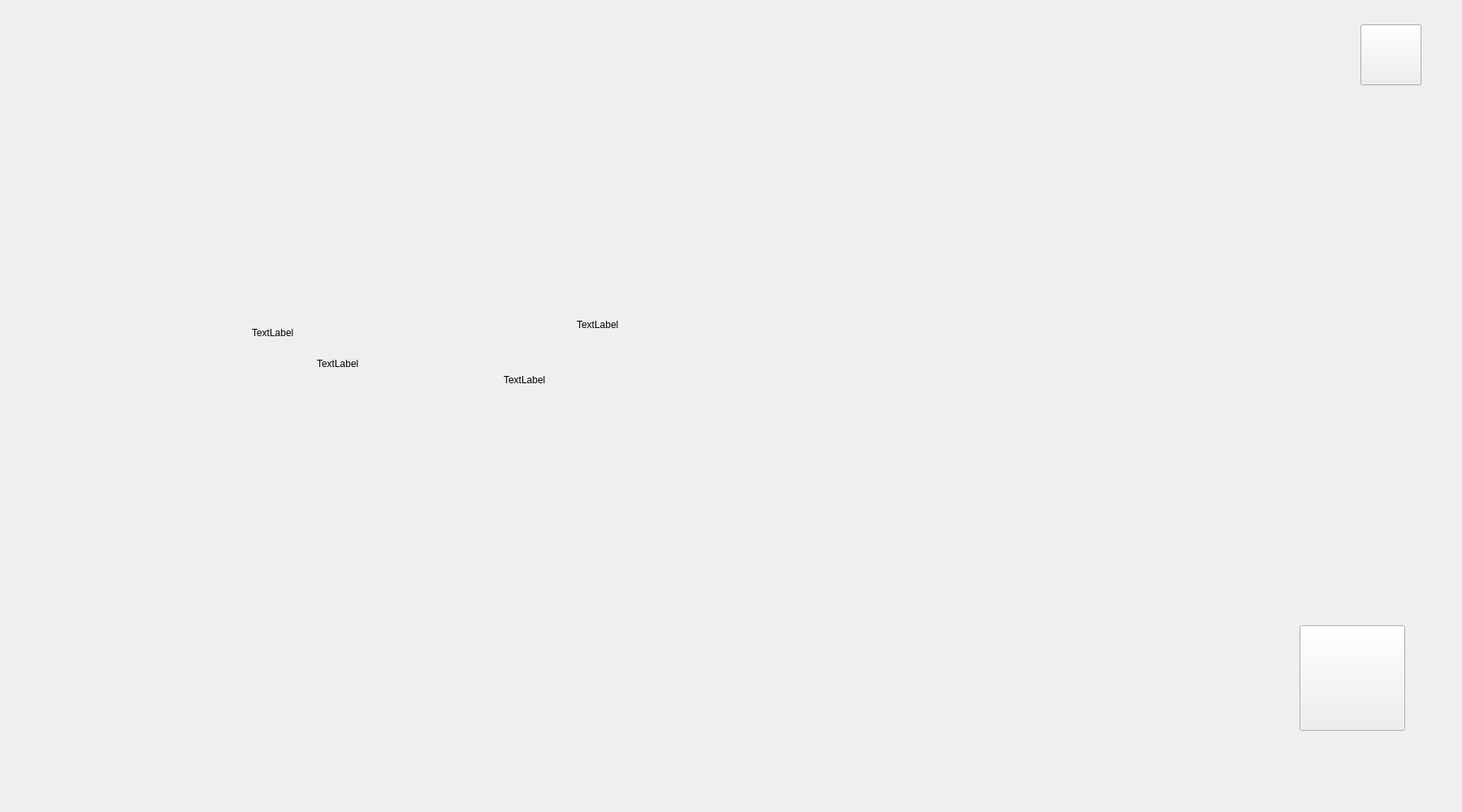
<?xml version="1.0" encoding="UTF-8"?>
<ui version="4.0">
 <class>choose_season</class>
 <widget class="QWidget" name="choose_season">
  <property name="geometry">
   <rect>
    <x>0</x>
    <y>0</y>
    <width>1800</width>
    <height>1000</height>
   </rect>
  </property>
  <property name="windowTitle">
   <string>Form</string>
  </property>
  <widget class="QLabel" name="spring">
   <property name="geometry">
    <rect>
     <x>310</x>
     <y>260</y>
     <width>500</width>
     <height>300</height>
    </rect>
   </property>
   <property name="text">
    <string>TextLabel</string>
   </property>
  </widget>
  <widget class="QLabel" name="summer">
   <property name="geometry">
    <rect>
     <x>710</x>
     <y>250</y>
     <width>500</width>
     <height>300</height>
    </rect>
   </property>
   <property name="text">
    <string>TextLabel</string>
   </property>
  </widget>
  <widget class="QLabel" name="autumn">
   <property name="geometry">
    <rect>
     <x>620</x>
     <y>460</y>
     <width>72</width>
     <height>15</height>
    </rect>
   </property>
   <property name="text">
    <string>TextLabel</string>
   </property>
  </widget>
  <widget class="QLabel" name="winter">
   <property name="geometry">
    <rect>
     <x>390</x>
     <y>440</y>
     <width>72</width>
     <height>15</height>
    </rect>
   </property>
   <property name="text">
    <string>TextLabel</string>
   </property>
  </widget>
  <widget class="QPushButton" name="return_button">
   <property name="geometry">
    <rect>
     <x>1600</x>
     <y>770</y>
     <width>130</width>
     <height>130</height>
    </rect>
   </property>
   <property name="styleSheet">
    <string notr="true">border-image: url(:/逻辑图标/逻辑小图标/返回上一页-01.png);</string>
   </property>
   <property name="text">
    <string/>
   </property>
  </widget>
  <widget class="QPushButton" name="play_music">
   <property name="geometry">
    <rect>
     <x>1675</x>
     <y>30</y>
     <width>75</width>
     <height>75</height>
    </rect>
   </property>
   <property name="styleSheet">
    <string notr="true">border-image: url(:/逻辑图标/逻辑小图标/音乐.png);</string>
   </property>
   <property name="text">
    <string/>
   </property>
  </widget>
  <widget class="QPushButton" name="stop_music">
   <property name="geometry">
    <rect>
     <x>1675</x>
     <y>30</y>
     <width>75</width>
     <height>75</height>
    </rect>
   </property>
   <property name="styleSheet">
    <string notr="true">border-image: url(:/逻辑图标/逻辑小图标/暂停音乐.png);</string>
   </property>
   <property name="text">
    <string/>
   </property>
  </widget>
 </widget>
 <resources/>
 <connections/>
</ui>
